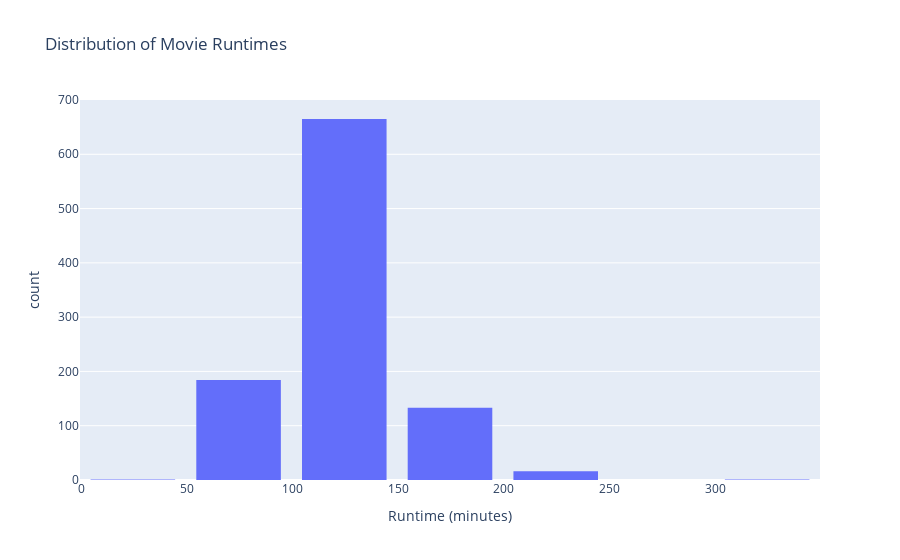

Source (notebook cell):
### Markdown cell above
# Visualization
# 1. Distribution of Movie Runtimes

### Code cell
fig = px.histogram(df, x='Runtime', nbins=10, title='Distribution of Movie Runtimes',
                   labels={'Runtime': 'Runtime (minutes)', 'count': 'Frequency'},
                   )
fig.update_layout(bargap=0.2) 
fig.show()

### Figure 1 — Plotly figure (JSON) as saved in the notebook; plotly's stock layout.template omitted (floating-point values rounded to 4 significant figures; data arrays with more than 128 entries replaced by an {"elided": "..."} marker saying what was removed)
{"data": [{"alignmentgroup": "True", "bingroup": "x", "hovertemplate": "Runtime (minutes)=%{x}<br>count=%{y}<extra></extra>", "legendgroup": "", "marker": {"color": "#636efa", "pattern": {"shape": ""}}, "name": "", "nbinsx": 10, "offsetgroup": "", "orientation": "v", "showlegend": false, "type": "histogram", "x": {"elided": "1000 int values"}, "xaxis": "x", "yaxis": "y"}], "layout": {"autosize": true, "bargap": 0.2, "barmode": "relative", "legend": {"tracegroupgap": 0}, "title": {"text": "Distribution of Movie Runtimes"}, "xaxis": {"anchor": "y", "autorange": true, "domain": [0, 1], "range": [-0.5, 349.5], "title": {"text": "Runtime (minutes)"}, "type": "linear"}, "yaxis": {"anchor": "x", "autorange": true, "domain": [0, 1], "range": [0, 700], "title": {"text": "count"}}}}
